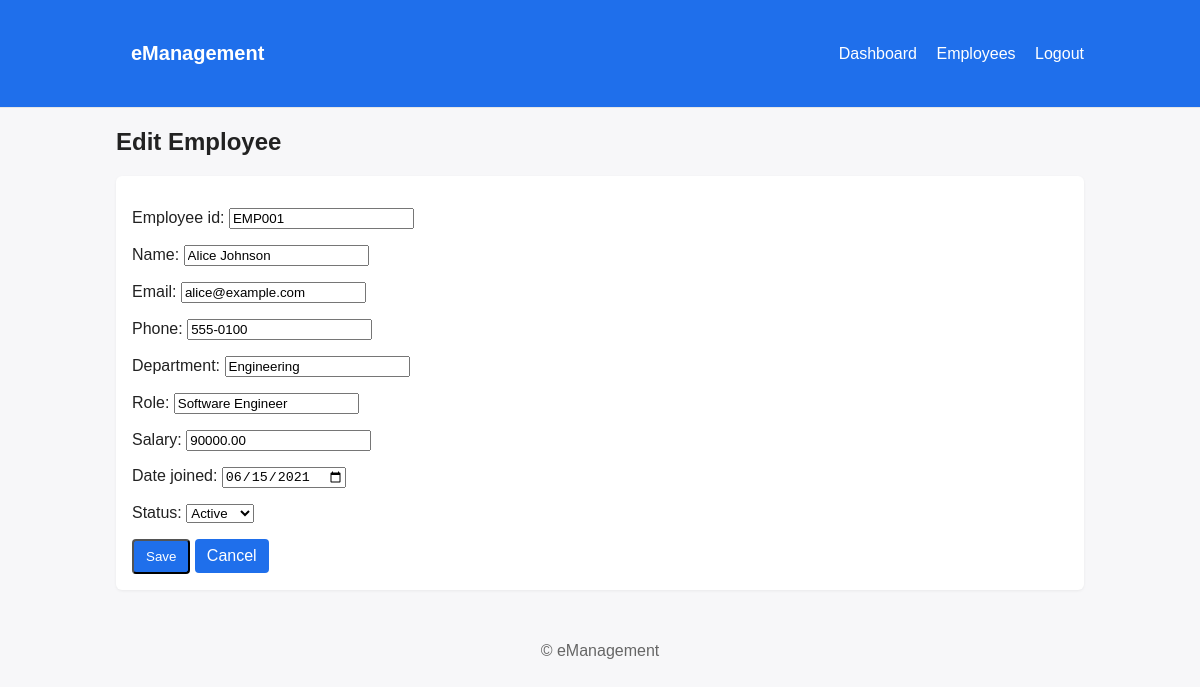
Screenshot of /employees/1/edit/ (signed in) with the database file from the repository.
### employees/models.py (models this page shows, shortened)
class Employee(models.Model):
    STATUS_CHOICES = [
        ('active', 'Active'),
        ('inactive', 'Inactive'),
    ]
    employee_id = models.CharField(max_length=20, unique=True)
    name = models.CharField(max_length=100)
    email = models.EmailField()
    phone = models.CharField(max_length=20, blank=True)
    department = models.CharField(max_length=100)
    role = models.CharField(max_length=100)
    salary = models.DecimalField(max_digits=10, decimal_places=2)
    date_joined = models.DateField()
    status = models.CharField(max_length=10, choices=STATUS_CHOICES, default='active')

### employees/views.py (the view)
# urls.py: path('employees/<int:pk>/edit/', views.employee_update, name='employee_edit'),
@login_required
def employee_update(request, pk):
    employee = get_object_or_404(Employee, pk=pk)
    if request.method == 'POST':
        form = EmployeeForm(request.POST, instance=employee)
        if form.is_valid():
            form.save()
            messages.success(request, 'Employee updated successfully')
            return redirect('employee_detail', pk=employee.pk)
        else:
            messages.error(request, 'Please correct the errors below')
    else:
        form = EmployeeForm(instance=employee)
    return render(request, 'employees/employee_form.html', {'form': form, 'title': 'Edit Employee'})

### employees/forms.py (shortened to what this page needs)
class EmployeeForm(forms.ModelForm):
    class Meta:
        model = Employee
        fields = ['employee_id', 'name', 'email', 'phone', 'department', 'role', 'salary', 'date_joined', 'status']
        widgets = {
            'date_joined': forms.DateInput(attrs={'type': 'date'}),
        }

### templates/employees/employee_form.html (shortened to what this page needs)
{% extends 'base.html' %}
{% block content %}
<h2>{{ title }}</h2>
<div class="form-box">
  <form method="post">
    {{ form.as_p }}
    <button type="submit" class="btn">Save</button>
    <a class="btn" href="{% url 'employee_list' %}">Cancel</a>
  </form>
</div>
{% endblock %}

### static/css/style.css (style rules this page uses)
:root { --accent:#2b6cb0;--danger:#e53e3e;--muted:#6b7280 }
body { font-family:Arial,Helvetica,sans-serif;margin:0;color:#111;background:#f7fafc }
.btn { display:inline-block;padding:8px 12px;background:var(--accent);color:#fff;border-radius:4px;text-decoration:none }
.form-box { background:#fff;padding:16px;border-radius:6px }
* { box-sizing: border-box; }
body { font-family: Arial, sans-serif; margin: 0; color: #222; background: #f7f7f9; }
.btn { background: #1f6feb; color: white; padding: 8px 12px; border-radius: 4px; text-decoration: none; display: inline-block; }
.form-box, .detail { background: white; padding: 16px; border-radius: 6px; box-shadow: 0 1px 3px rgba(0,0,0,.06); }

### rows the page displays
Employee: employee_id "EMP001", name "Alice Johnson", email "alice@example.com", phone "555-0100", department "Engineering", role "Software Engineer", salary "90000.00", date_joined "06/15/2021", status "Active"

### other values shown
{{ title }} "Edit Employee"
